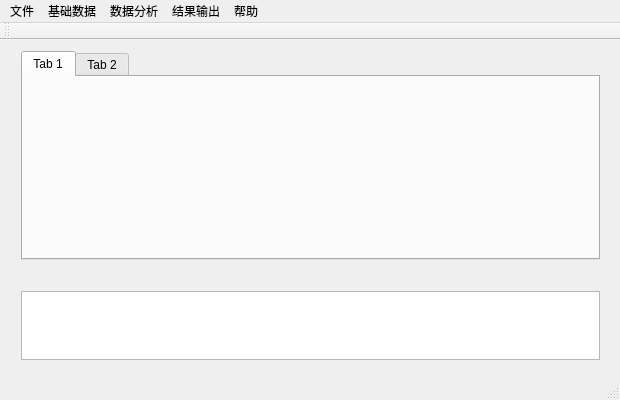
<?xml version="1.0" encoding="UTF-8"?>
<ui version="4.0">
 <class>MainWindow</class>
 <widget class="QMainWindow" name="MainWindow">
  <property name="windowModality">
   <enum>Qt::NonModal</enum>
  </property>
  <property name="geometry">
   <rect>
    <x>0</x>
    <y>0</y>
    <width>620</width>
    <height>400</height>
   </rect>
  </property>
  <property name="minimumSize">
   <size>
    <width>620</width>
    <height>400</height>
   </size>
  </property>
  <property name="windowTitle">
   <string>Anayst</string>
  </property>
  <widget class="QWidget" name="centralWidget">
   <widget class="QWidget" name="verticalLayoutWidget">
    <property name="geometry">
     <rect>
      <x>10</x>
      <y>240</y>
      <width>601</width>
      <height>91</height>
     </rect>
    </property>
    <layout class="QVBoxLayout" name="verticalLayout">
     <item>
      <widget class="QTextBrowser" name="log"/>
     </item>
    </layout>
   </widget>
   <widget class="QWidget" name="verticalLayoutWidget_2">
    <property name="geometry">
     <rect>
      <x>10</x>
      <y>0</y>
      <width>601</width>
      <height>231</height>
     </rect>
    </property>
    <layout class="QVBoxLayout" name="verticalLayout_2">
     <item>
      <widget class="QTabWidget" name="tabWidget">
       <property name="currentIndex">
        <number>0</number>
       </property>
       <widget class="QWidget" name="tab">
        <attribute name="title">
         <string>Tab 1</string>
        </attribute>
       </widget>
       <widget class="QWidget" name="tab_2">
        <attribute name="title">
         <string>Tab 2</string>
        </attribute>
       </widget>
      </widget>
     </item>
    </layout>
   </widget>
  </widget>
  <widget class="QMenuBar" name="menuBar">
   <property name="geometry">
    <rect>
     <x>0</x>
     <y>0</y>
     <width>620</width>
     <height>28</height>
    </rect>
   </property>
   <widget class="QMenu" name="menu">
    <property name="title">
     <string>文件</string>
    </property>
    <addaction name="input_sin"/>
    <addaction name="input_dir"/>
    <addaction name="output"/>
    <addaction name="exit"/>
   </widget>
   <widget class="QMenu" name="menu_2">
    <property name="title">
     <string>基础数据</string>
    </property>
    <addaction name="server_param"/>
    <addaction name="player_param"/>
    <addaction name="rate_inf"/>
    <addaction name="tec_data"/>
   </widget>
   <widget class="QMenu" name="menu_3">
    <property name="title">
     <string>数据分析</string>
    </property>
    <addaction name="formation"/>
    <addaction name="keypoint"/>
    <addaction name="forward"/>
    <addaction name="back"/>
    <addaction name="action_13"/>
    <addaction name="view"/>
   </widget>
   <widget class="QMenu" name="menu_4">
    <property name="title">
     <string>结果输出</string>
    </property>
    <addaction name="output_graph"/>
   </widget>
   <widget class="QMenu" name="menu_5">
    <property name="title">
     <string>帮助</string>
    </property>
    <addaction name="about"/>
   </widget>
   <addaction name="menu"/>
   <addaction name="menu_2"/>
   <addaction name="menu_3"/>
   <addaction name="menu_4"/>
   <addaction name="menu_5"/>
  </widget>
  <widget class="QToolBar" name="mainToolBar">
   <attribute name="toolBarArea">
    <enum>TopToolBarArea</enum>
   </attribute>
   <attribute name="toolBarBreak">
    <bool>false</bool>
   </attribute>
  </widget>
  <widget class="QStatusBar" name="statusBar"/>
  <action name="input_sin">
   <property name="text">
    <string>单个导入</string>
   </property>
   <property name="toolTip">
    <string>单个导入</string>
   </property>
  </action>
  <action name="input_dir">
   <property name="text">
    <string>批量导入</string>
   </property>
  </action>
  <action name="output">
   <property name="text">
    <string>结果导出</string>
   </property>
  </action>
  <action name="exit">
   <property name="text">
    <string>退出</string>
   </property>
  </action>
  <action name="server_param">
   <property name="text">
    <string>服务器参数</string>
   </property>
  </action>
  <action name="player_param">
   <property name="text">
    <string>球员参数</string>
   </property>
  </action>
  <action name="rate_inf">
   <property name="text">
    <string>胜率信息</string>
   </property>
  </action>
  <action name="tec_data">
   <property name="text">
    <string>单球员技能数据</string>
   </property>
  </action>
  <action name="formation">
   <property name="text">
    <string>阵型分析</string>
   </property>
  </action>
  <action name="keypoint">
   <property name="text">
    <string>关键点分析</string>
   </property>
  </action>
  <action name="forward">
   <property name="text">
    <string>前锋特征提取</string>
   </property>
  </action>
  <action name="back">
   <property name="text">
    <string>后卫特征提取</string>
   </property>
  </action>
  <action name="action_13">
   <property name="text">
    <string>守门员特征提取</string>
   </property>
  </action>
  <action name="view">
   <property name="text">
    <string>可视化显示</string>
   </property>
  </action>
  <action name="output_graph">
   <property name="text">
    <string>统计图输出</string>
   </property>
  </action>
  <action name="about">
   <property name="text">
    <string>关于</string>
   </property>
  </action>
 </widget>
 <layoutdefault spacing="6" margin="11"/>
 <resources/>
 <connections/>
</ui>
